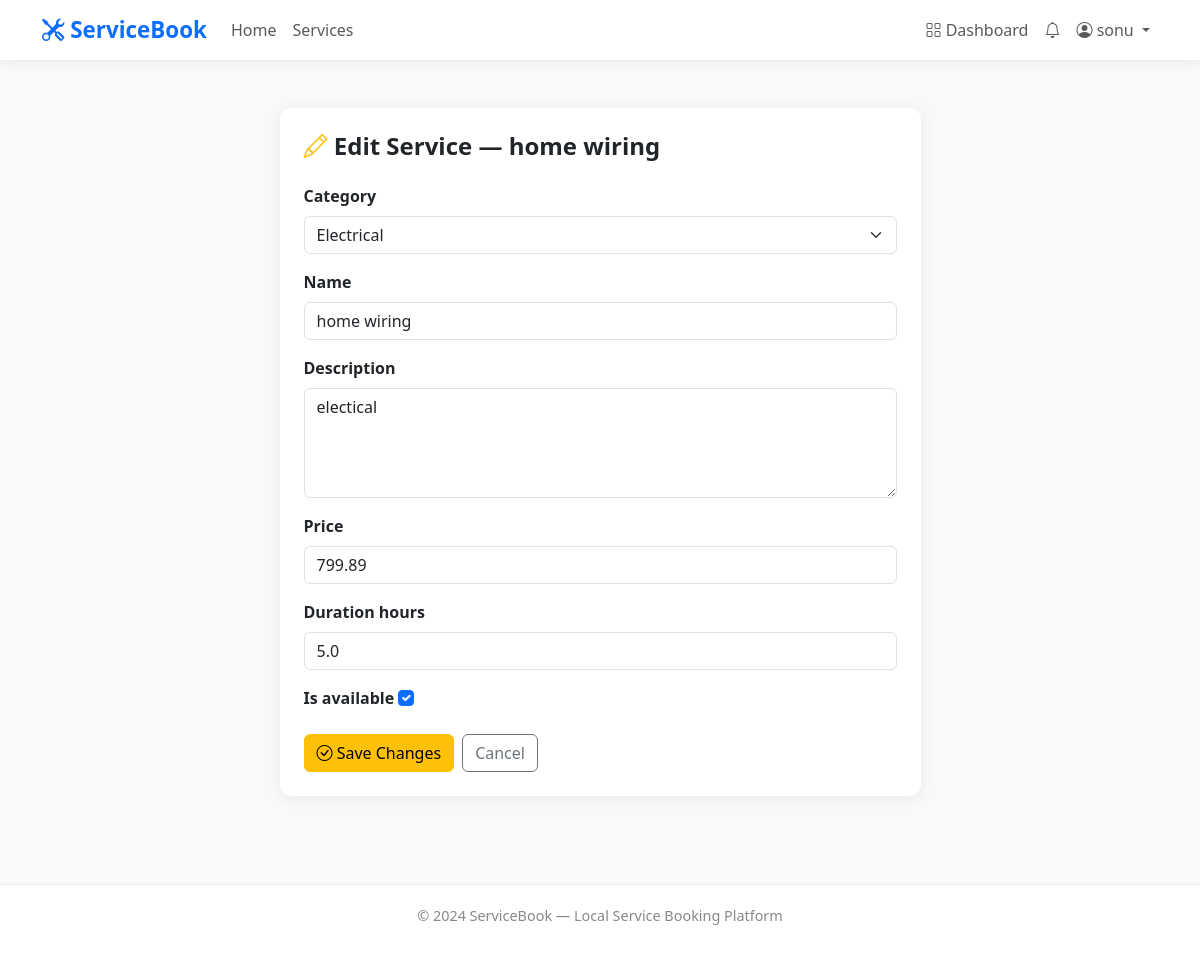
The app's page /services/edit/3/ (signed in) with its own data.
### accounts/models.py (models this page shows, shortened)
class User(AbstractUser):
    ROLE_CUSTOMER = 'customer'
    ROLE_PROVIDER = 'provider'
    ROLE_ADMIN = 'admin'
    ROLE_CHOICES = [
        (ROLE_CUSTOMER, 'Customer'),
        (ROLE_PROVIDER, 'Service Provider'),
        (ROLE_ADMIN, 'Administrator'),
    ]
    role = models.CharField(
        max_length=20,
        choices=ROLE_CHOICES,
        default=ROLE_CUSTOMER,
    )
    phone = models.CharField(max_length=15, blank=True)
    email = models.EmailField(unique=True)
    def is_provider(self):
        return self.role == self.ROLE_PROVIDER

### services/models.py (models this page shows, shortened)
class Service(models.Model):
    provider = models.ForeignKey(
        'accounts.ProviderProfile',
        on_delete=models.CASCADE,
        related_name='services'
    )
    category = models.ForeignKey(
        'services.ServiceCategory',
        on_delete=models.SET_NULL,
        null=True,
        related_name='services'
    )
    name = models.CharField(max_length=200)
    description = models.TextField()
    price = models.DecimalField(max_digits=8, decimal_places=2)
    duration_hours = models.DecimalField(
        max_digits=4,
        decimal_places=1,
        default=1.0
    )
    is_available = models.BooleanField(default=True)
    created_at = models.DateTimeField(auto_now_add=True)
    updated_at = models.DateTimeField(auto_now=True)
    class Meta:
        ordering = ['-created_at']

### services/views.py (the view)
# urls.py: path('edit/<int:pk>/', views.edit_service, name='edit_service'),
@login_required(login_url='/accounts/login/')
def edit_service(request, pk):
    if not request.user.is_provider():
        messages.error(request, 'Access denied.')
        return redirect('dashboard')
    provider = get_object_or_404(ProviderProfile, user=request.user)
    service = get_object_or_404(Service, pk=pk, provider=provider)
    if request.method == 'POST':
        form = ServiceForm(request.POST, instance=service)
        if form.is_valid():
            form.save()
            messages.success(request, 'Service updated successfully!')
            return redirect('my_services')
    else:
        form = ServiceForm(instance=service)
    return render(request, 'services/edit_service.html', {
        'form': form,
        'service': service
    })

### services/forms.py
class ServiceForm(forms.ModelForm):
    class Meta:
        model = Service
        fields = [
            'category',
            'name',
            'description',
            'price',
            'duration_hours',
            'is_available'
        ]
        widgets = {
            'category': forms.Select(attrs={
                'class': 'form-select'
            }),
            'name': forms.TextInput(attrs={
                'class': 'form-control',
                'placeholder': 'e.g. Home Wiring Repair'
            }),
            'description': forms.Textarea(attrs={
                'class': 'form-control',
                'rows': 4,
                'placeholder': 'Describe your service in detail...'
            }),
            'price': forms.NumberInput(attrs={
                'class': 'form-control',
                'placeholder': 'Price in rupees'
            }),
            'duration_hours': forms.NumberInput(attrs={
                'class': 'form-control',
                'placeholder': 'Estimated hours to complete'
            }),
            'is_available': forms.CheckboxInput(attrs={
                'class': 'form-check-input'
            }),
        }

### notifications/context_processors.py (called while the page is built)
def notification_count(request):
    if request.user.is_authenticated:
        count = request.user.notifications.filter(
            is_read=False
        ).count()
        return {'unread_notifications': count}
    return {'unread_notifications': 0}

### services/models.py (called while the page is built)
    def __str__(self):
        return self.name

### templates/services/edit_service.html (shortened to what this page needs)
{% extends 'base.html' %}
{% block content %}
<div class="container py-5">
    <div class="row justify-content-center">
        <div class="col-md-7">
            <div class="card p-4">
                <h4 class="fw-bold mb-4">
                    <i class="bi bi-pencil text-warning"></i>
                    Edit Service — {{ service.name }}
                </h4>
                <form method="POST">
                    {% for field in form %}
                        <div class="mb-3">
                            <label class="form-label fw-semibold">
                                {{ field.label }}
                            </label>
                            {{ field }}
                        </div>
                    {% endfor %}
                    <div class="d-flex gap-2 mt-3">
                        <button type="submit" class="btn btn-warning">
                            <i class="bi bi-check-circle"></i> Save Changes
                        </button>
                        <a href="{% url 'my_services' %}" class="btn btn-outline-secondary">
                            Cancel
                        </a>
                    </div>
                </form>
            </div>
        </div>
    </div>
</div>
{% endblock %}

### templates/base.html (shortened to what this page needs)
<!DOCTYPE html>
<html lang="en">
<head>
    <link href="https://cdn.jsdelivr.net/npm/bootstrap@5.3.0/dist/css/bootstrap.min.css" rel="stylesheet">
    <link href="https://cdn.jsdelivr.net/npm/bootstrap-icons@1.10.0/font/bootstrap-icons.css" rel="stylesheet">
</head>
<body>
    <nav class="navbar navbar-expand-lg navbar-light sticky-top">
        <div class="container">
            <a class="navbar-brand" href="{% url 'home' %}">
                <i class="bi bi-tools"></i> ServiceBook
            </a>
            <div class="collapse navbar-collapse" id="navbarNav">
                <ul class="navbar-nav me-auto">
                    <li class="nav-item">
                        <a class="nav-link" href="{% url 'home' %}">Home</a>
                    </li>
                    <li class="nav-item">
                        <a class="nav-link" href="{% url 'service_list' %}">Services</a>
                    </li>
                </ul>
                <ul class="navbar-nav">
                    {% if user.is_authenticated %}
                    <li class="nav-item">
                        <a class="nav-link" href="{% url 'dashboard' %}">
                            <i class="bi bi-grid"></i> Dashboard
                        </a>
                    </li>
                    <li class="nav-item">
                        <a class="nav-link position-relative" href="{% url 'notification_list' %}">
                            <i class="bi bi-bell"></i>
                        </a>
                    </li>
                    <li class="nav-item dropdown">
                        <a class="nav-link dropdown-toggle" href="#" data-bs-toggle="dropdown">
                            <i class="bi bi-person-circle"></i>
                            {{ user.first_name|default:user.username }}
                        </a>
                    </li>
                    {% endif %}
                </ul>
            </div>
        </div>
    </nav>
    {% block content %}
    {% endblock %}
    <footer>
        <p>&copy; 2024 ServiceBook — Local Service Booking Platform</p>
    </footer>
</body>
</html>

### templates/base.html (style rules this page uses)
body { background-color: #f8f9fa; font-family: 'Segoe UI', sans-serif; }
.navbar-brand { font-weight: 700; font-size: 1.4rem; color: #0d6efd !important; }
.navbar { box-shadow: 0 2px 10px rgba(0, 0, 0, 0.08); background: white !important; }
.card { border: none; border-radius: 12px; box-shadow: 0 2px 15px rgba(0, 0, 0, 0.07); }
footer { background: white; padding: 20px; text-align: center; color: #888; font-size: 0.9rem; border-top: 1px solid #eee; margin-top: 40px; }

### records on screen
User: first_name "sonu"
Service: name "home wiring", form "Electrical" "home wiring" "electical" "799.89" "5.0" "☑"

### other values on screen
{{ field.label }} "Category" "Name" "Description" "Price" "Duration hours" "Is available"
